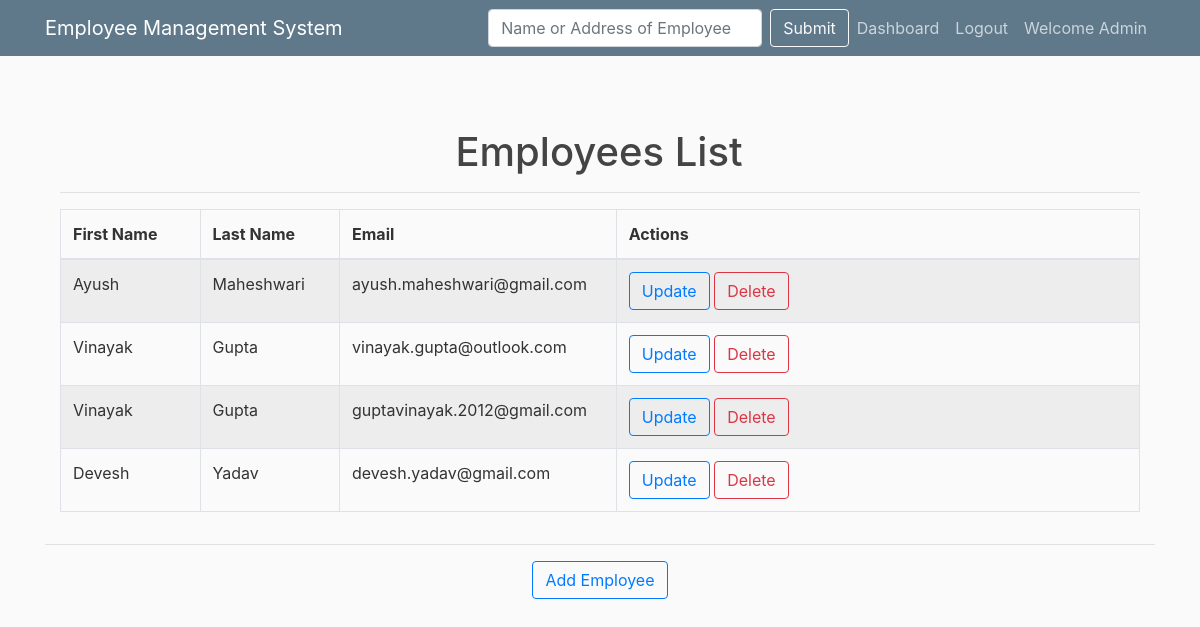
/employees (signed in), run on the app's committed database.
### assignment/models.py (models this page shows, shortened)
class Employees(db.Model, UserMixin):
    id = db.Column(db.Integer, primary_key=True, autoincrement=True)
    first_name = db.Column(db.String(20), nullable=False)
    last_name = db.Column(db.String(20), nullable=False)
    email = db.Column(db.String(120), unique=True, nullable=False)
    phone_no = db.Column(db.Integer, unique=True, nullable=False)
    date_of_birth = db.Column(db.Date, nullable=False)
    address = db.Column(db.Text, nullable=False)
    password = db.Column(db.String(60), nullable=False)
    is_admin = db.Column(db.Boolean, default=False)

### assignment/routes.py (the view, shortened to what this page needs)
@app.route('/employees', methods=['GET', 'POST'])
@login_required
def list_employees():
    check_admin()
    try:
        employees = Employees.query.all()
        return render_template('employee_details.html',
                               employees=employees, title='Employees')
    except:
        flash('No user found with this details', 'info')
        return redirect(url_for('list_employees'))

### assignment/models.py (called while the page is built)
@login_manager.user_loader
def load_user(user_id):
    return Employees.query.get(int(user_id))

### assignment/routes.py (called while the page is built)
def check_admin():
    if not current_user.is_admin:
        abort(403)

### assignment/templates/employee_details.html (shortened to what this page needs)
<!DOCTYPE html>
<html>
<head>
    <link rel="stylesheet" href="https://maxcdn.bootstrapcdn.com/bootstrap/4.0.0/css/bootstrap.min.css">
    <link rel="stylesheet" type="text/css" href="{{ url_for('static', filename='main.css') }}">
</head>
<body>
    <header class="site-header">
      <nav class="navbar navbar-expand-md navbar-dark bg-steel fixed-top">
        <div class="container">
          <a class="navbar-brand mr-4" href="/">Employee Management System</a>
          <div class="collapse navbar-collapse" id="navbarToggle">
            <div class="navbar-nav">
                <ul class="nav navbar-nav navbar-right">
                  {% if current_user.is_authenticated %} {% if current_user.is_admin %}
                    <form action="{{ url_for('list_employees') }}" class="form-inline my-2 my-lg-0" method="post">
                        <input type="text" name="name" class="form-control mr-sm-2" placeholder="Name or Address of Employee">
                        <input type="submit" class="btn btn-outline-light my-2 my-sm-0">
                    </form>
                        <li><a class="nav-item nav-link" href="{{ url_for('admin_dashboard') }}">Dashboard</a></li>
                     {% else %}
                    <a class="nav-item nav-link" href="{{ url_for('dashboard') }}">Home</a>
                    <li><a class="nav-item nav-link" href="{{ url_for('account') }}">My Profile</a></li>
                    {% endif %}
                    <li><a class="nav-item nav-link" href="{{ url_for('logout') }}">Logout</a></li>
                    <a class="nav-link"  tabindex="-1" aria-disabled="true">Welcome {{ current_user.first_name}}</a>
                  {% else %}
                    <a class="nav-item nav-link" href="{{ url_for('login') }}">Login</a>
                    <a class="nav-item nav-link" href="{{ url_for('register') }}">Register</a>
                  {% endif %}
                </ul>
            </div>
          </div>
        </div>
      </nav>
    </header>
    <main role="main" class="container">
      <div class="row">
          <div class="col-md-12">
            <div class="container-fluid">
                <div class="outer">
                    <div class="middle">
                        <div class="inner">
                            <br/>
                            <br/>
                            <h1 style="text-align:center;">Employees List</h1>
                            {% if employees %}
                            <hr class="intro-divider">
                            <div class="center">
                                <table class="table table-striped table-bordered">
                                    <thead>
                                        <tr>
                                            <th width="12%"> First Name </th>
                                            <th width="12%"> Last Name </th>
                                            <th width="20%"> Email </th>
                                            <th width="45%"> Actions </th>
                                        </tr>
                                    </thead>
                                    <tbody>
                                        {% for employee in employees %} {% if employee.is_admin %}
                                        <!--<tr style="background-color: #007ee5; color: white;">
                                            <td> <i class="fa fa-key"></i> Admin </td>
                                            <td> N/A </td>
                                            <td> N/A </td>
                                            <td> N/A </td>
                                            <td> N/A </td>
                                        </tr>-->
                                        {% else %}
                                        <tr>
                                            <td> {{ employee.first_name }} </td>
                                            <td> {{ employee.last_name }} </td>
                                            <td>
                                                 {{ employee.email }}
                                            </td>
                                            <td>
                                                    <a href="{{ url_for('edit_employee', id=employee.id) }}" class="btn btn-outline-primary">
                                                        Update
                                                    </a>
                                                    <a href="{{ url_for('delete_employee', id=employee.id) }}" class="btn btn-outline-danger">
                                                        Delete
                                                    </a>
                                            </td>
                                        </tr>
                                        {% endif %} {% endfor %}
                                    </tbody>
                                </table>
                            </div>
                            {% endif %}
                        </div>
                    </div>
                </div>
            </div>
         </div>
            </div>
            <div style="text-align: center">
                    <div style="text-align: center">
                        <hr class="intro-divider">
                        <a href="{{ url_for('add_employee') }}" class="btn btn-outline-primary">
                             Add Employee
                        </a>
                    </div>
         </div>
    </main>
</body>
</html>

### assignment/static/main.css (style rules this page uses)
body { background: #fafafa; color: #333333; margin-top: 5rem; }
h1, h2, h3, h4, h5, h6 { margin-right: 2px; color: #444444; }
.bg-steel { background-color: #5f788a; }
.site-header .navbar-nav .nav-link { color: #cbd5db; }

### data on the page
Employees: first_name "Admin"
Employees: first_name "Ayush", last_name "Maheshwari", email "ayush.maheshwari@gmail.com"
Employees: first_name "Vinayak", last_name "Gupta", email "vinayak.gupta@outlook.com"
Employees: first_name "Vinayak", last_name "Gupta", email "guptavinayak.2012@gmail.com"
Employees: first_name "Devesh", last_name "Yadav", email "devesh.yadav@gmail.com"
